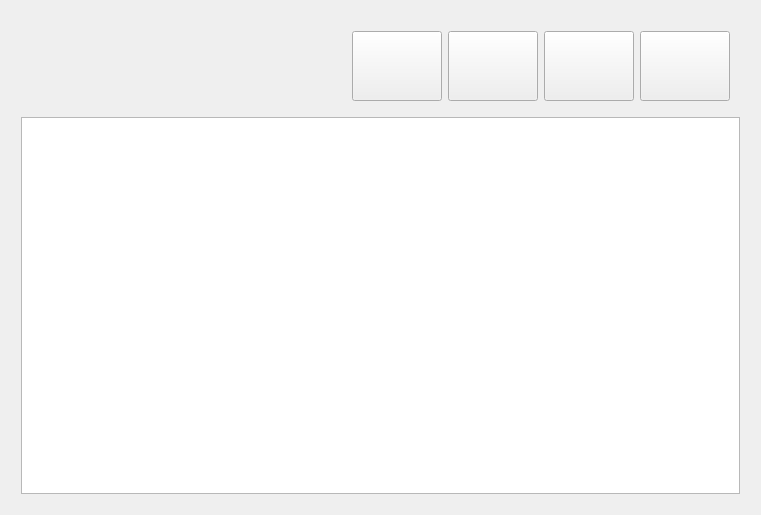
<?xml version="1.0" encoding="UTF-8"?>
<ui version="4.0">
 <class>Form</class>
 <widget class="QWidget" name="Form">
  <property name="geometry">
   <rect>
    <x>0</x>
    <y>0</y>
    <width>761</width>
    <height>515</height>
   </rect>
  </property>
  <property name="windowTitle">
   <string>Form</string>
  </property>
  <property name="layoutDirection">
   <enum>Qt::RightToLeft</enum>
  </property>
  <layout class="QVBoxLayout" name="verticalLayout_2">
   <item>
    <layout class="QVBoxLayout" name="verticalLayout">
     <property name="leftMargin">
      <number>10</number>
     </property>
     <property name="topMargin">
      <number>10</number>
     </property>
     <property name="rightMargin">
      <number>10</number>
     </property>
     <property name="bottomMargin">
      <number>10</number>
     </property>
     <item>
      <layout class="QHBoxLayout" name="horizontalLayout">
       <property name="leftMargin">
        <number>10</number>
       </property>
       <property name="topMargin">
        <number>10</number>
       </property>
       <property name="rightMargin">
        <number>10</number>
       </property>
       <property name="bottomMargin">
        <number>10</number>
       </property>
       <item>
        <widget class="QPushButton" name="btnAdd">
         <property name="minimumSize">
          <size>
           <width>90</width>
           <height>70</height>
          </size>
         </property>
         <property name="text">
          <string/>
         </property>
        </widget>
       </item>
       <item>
        <widget class="QPushButton" name="btnEdit">
         <property name="minimumSize">
          <size>
           <width>90</width>
           <height>70</height>
          </size>
         </property>
         <property name="text">
          <string/>
         </property>
        </widget>
       </item>
       <item>
        <widget class="QPushButton" name="btnDelete">
         <property name="minimumSize">
          <size>
           <width>90</width>
           <height>70</height>
          </size>
         </property>
         <property name="text">
          <string/>
         </property>
        </widget>
       </item>
       <item>
        <widget class="QPushButton" name="btnRefresh">
         <property name="minimumSize">
          <size>
           <width>90</width>
           <height>70</height>
          </size>
         </property>
         <property name="text">
          <string/>
         </property>
        </widget>
       </item>
       <item>
        <spacer name="horizontalSpacer">
         <property name="orientation">
          <enum>Qt::Horizontal</enum>
         </property>
         <property name="sizeHint" stdset="0">
          <size>
           <width>40</width>
           <height>20</height>
          </size>
         </property>
        </spacer>
       </item>
      </layout>
     </item>
     <item>
      <widget class="QTableWidget" name="lstCources_list"/>
     </item>
    </layout>
   </item>
  </layout>
 </widget>
 <resources/>
 <connections/>
</ui>
